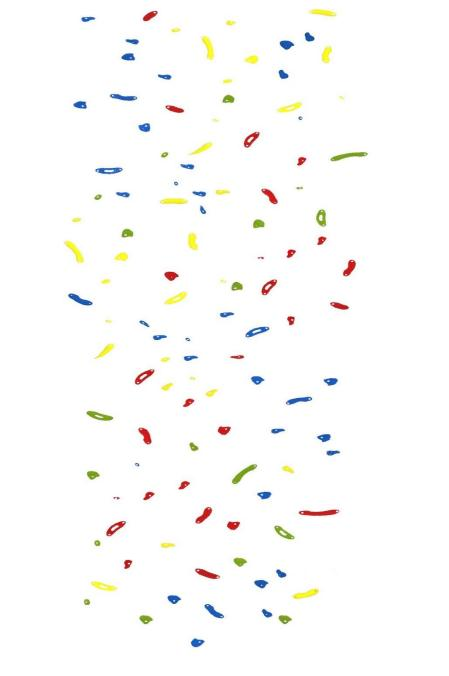
#> input picture A/image/read_02.jpg, 449 x 676 px
$ python test_03.py
#> lines starting #> are read from the running program, lines starting #| are printed output that depends on the picture; after the words box and inside, x2 and y2 are one past the last pixel; in counts of white or black regions, pixels touching at a corner belong together
# 颜色提取图-黑白

import cv2
import numpy as np
src = cv2.imread("../image/read_02.jpg")
#> src is the input picture: shape (676, 449, 3); mean B, G, R 249.6, 251.3, 251.5
# cv2.namedWindow("input", cv2.WINDOW_AUTOSIZE)
# cv2.imshow("input", src)
"""
提取图中的红色部分
"""
hsv = cv2.cvtColor(src, cv2.COLOR_BGR2HSV)
#> hsv: shape (676, 449, 3); mean H, S, V 19.3, 5.7, 252.9
low_hsv = np.array([0,43,46])
high_hsv = np.array([10,255,255])
mask = cv2.inRange(hsv,lowerb=low_hsv,upperb=high_hsv)
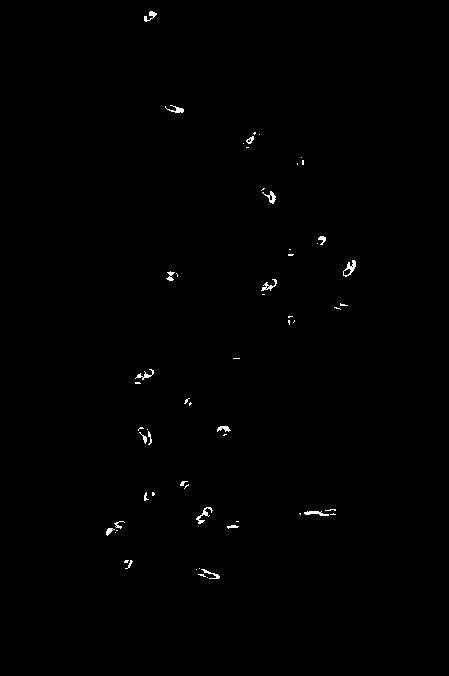
#> mask: shape (676, 449); 0.41% white in thin lines or dots, all inside (x1, y1, x2, y2) = (106, 11, 356, 579)
# cv2.imshow("../image/test",mask)
cv2.imwrite("../image/color/red.jpg",mask)
# cv2.waitKey(0)
# cv2.destroyAllWindows()

hsv = cv2.cvtColor(src, cv2.COLOR_BGR2HSV)
low_hsv = np.array([11,43,46])
high_hsv = np.array([34,255,255])
mask = cv2.inRange(hsv,lowerb=low_hsv,upperb=high_hsv)
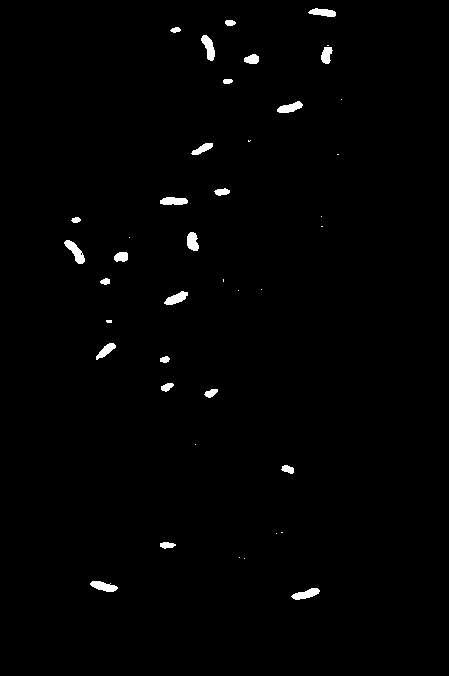
#> mask: shape (676, 449); 1% white; 41 white regions (16 under 20 px), largest, box (x1, y1, x2, y2) and area: (64, 240, 85, 264) 225, (201, 35, 215, 61) 206, (291, 588, 320, 600) 195
# cv2.imshow("../image/test",mask)
cv2.imwrite("../image/color/yellow.jpg",mask)

hsv = cv2.cvtColor(src, cv2.COLOR_BGR2HSV)
low_hsv = np.array([35,43,46])
high_hsv = np.array([99,255,255])
mask = cv2.inRange(hsv,lowerb=low_hsv,upperb=high_hsv)
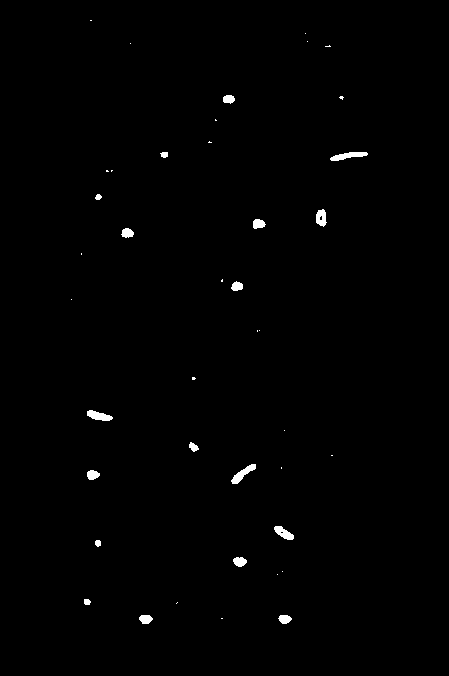
#> mask: shape (676, 449); 0.62% white; 41 white regions (23 under 20 px), largest, box (x1, y1, x2, y2) and area: (330, 152, 368, 161) 191, (231, 464, 256, 484) 190, (87, 410, 113, 421) 175
# cv2.imshow("../image/test",mask)
cv2.imwrite("../image/color/green.jpg",mask)

hsv = cv2.cvtColor(src, cv2.COLOR_BGR2HSV)
low_hsv = np.array([100,43,46])
high_hsv = np.array([124,255,255])
mask = cv2.inRange(hsv,lowerb=low_hsv,upperb=high_hsv)
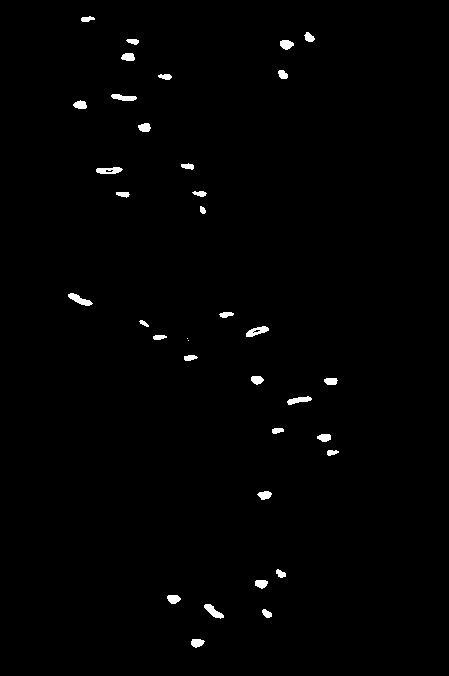
#> mask: shape (676, 449); 0.92% white; 36 white regions (2 under 20 px), largest, box (x1, y1, x2, y2) and area: (68, 293, 93, 306) 150, (246, 326, 269, 337) 140, (204, 604, 224, 619) 139
# cv2.imshow("../image/test",mask)
cv2.imwrite("../image/color/blue.jpg",mask)

$ run again, with A/image/2023-05-26_155403.png saved as A/image/read_02.jpg
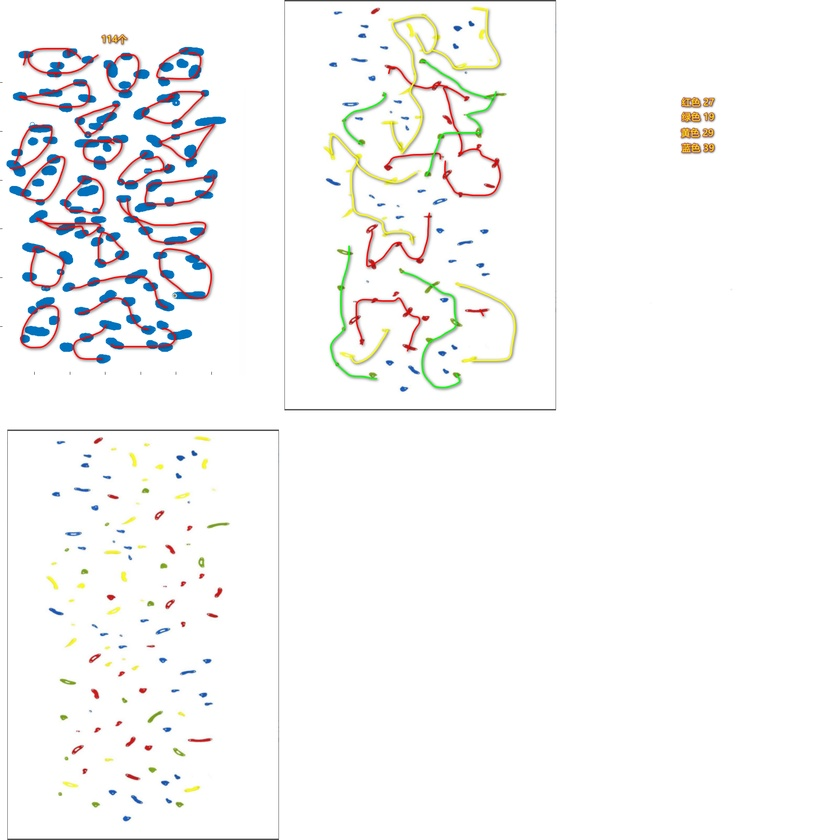
#> input picture A/image/2023-05-26_155403.png, 840 x 840 px, shrunk from 1840 x 1838 before the run
#> src is the input picture: shape (840, 840, 3); mean B, G, R 247.3, 247.7, 247.6
#> hsv: shape (840, 840, 3); mean H, S, V 17.7, 8.1, 250.6
#> `mask = cv2.inRange(hsv,lowerb=low_hsv,upperb=high_hsv)`:
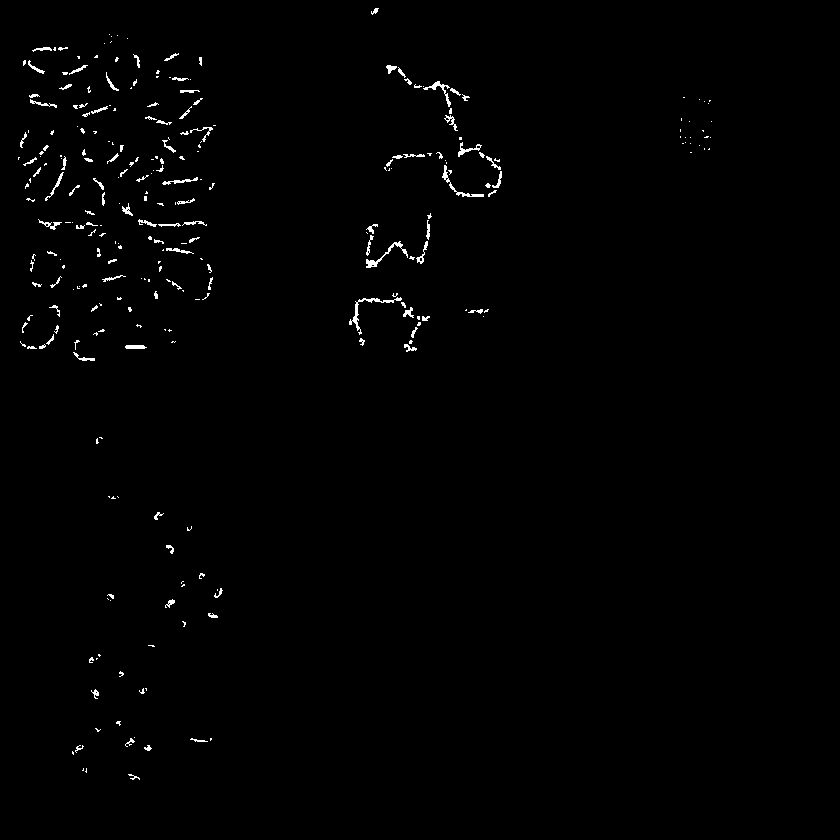
#> mask: shape (840, 840); 0.85% white in thin lines or dots, all inside (x1, y1, x2, y2) = (18, 8, 712, 780)
#> `mask = cv2.inRange(hsv,lowerb=low_hsv,upperb=high_hsv)`:
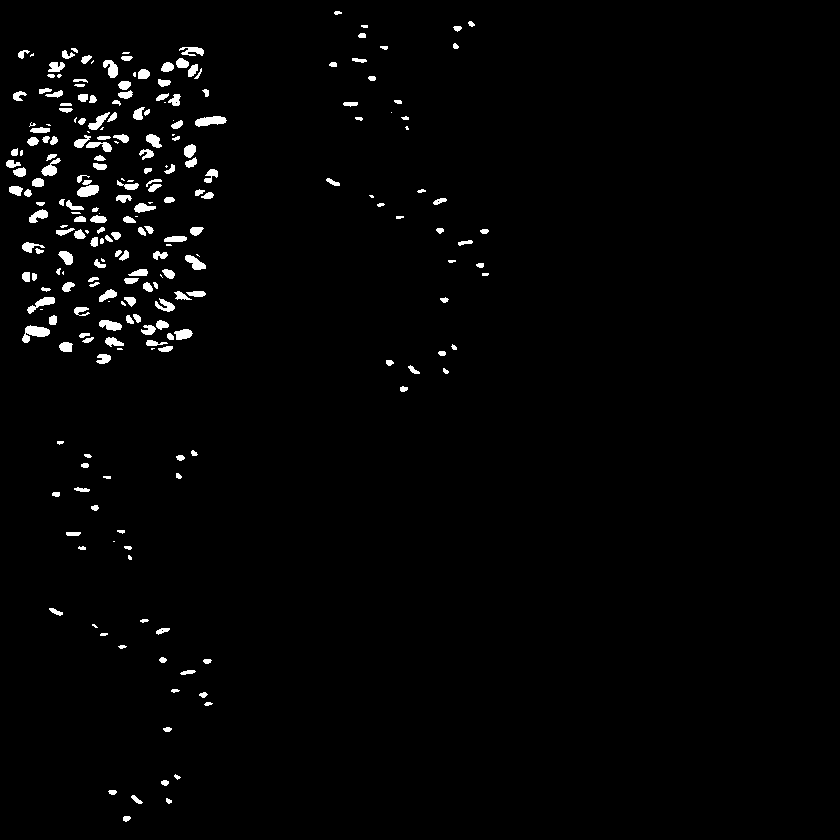
#> mask: shape (840, 840); 1.9% white; 240 white regions (41 under 20 px), largest, box (x1, y1, x2, y2) and area: (22, 325, 50, 343) 272, (195, 116, 227, 127) 235, (77, 185, 99, 197) 200
